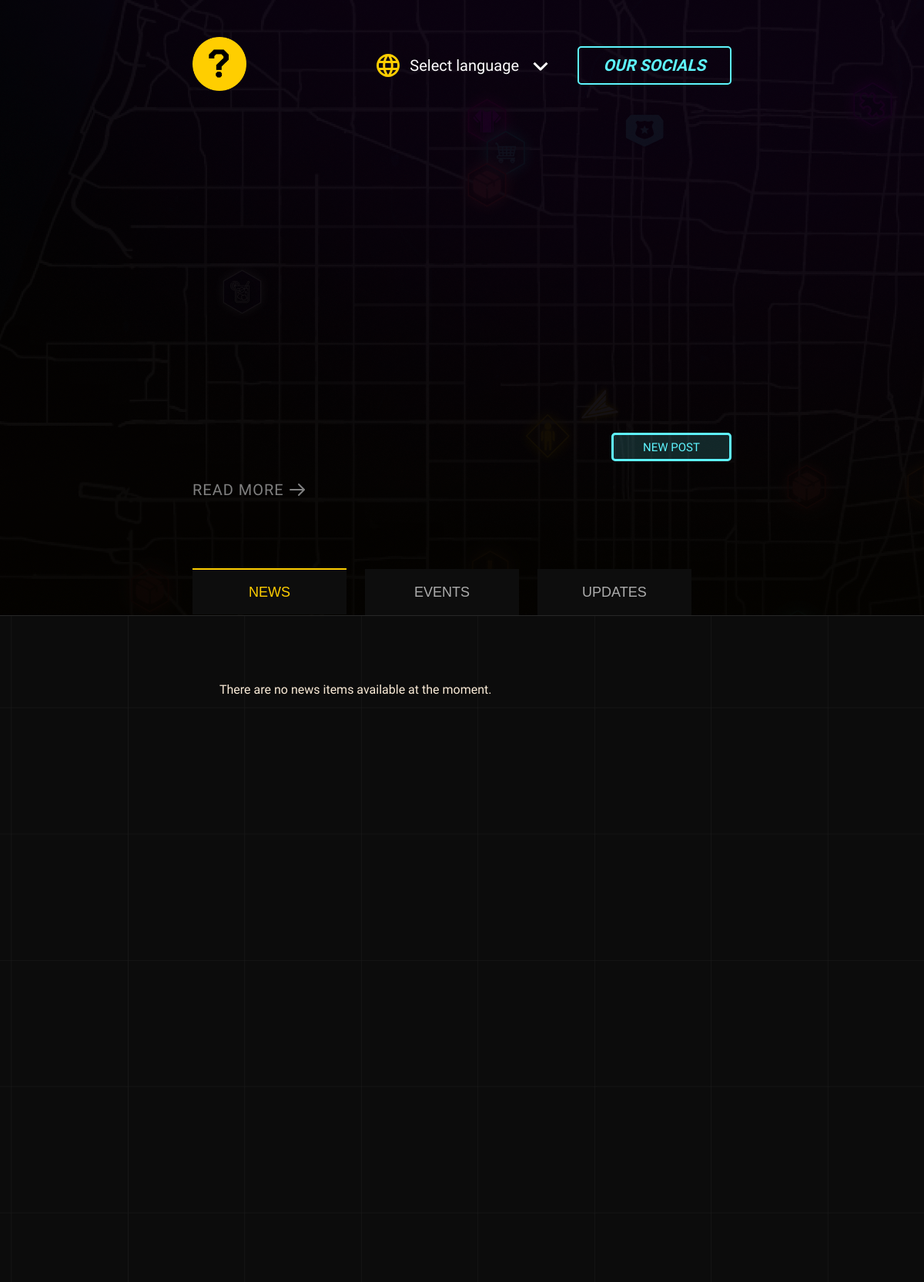
Before: /info_center/ (upper part) with the older database file.
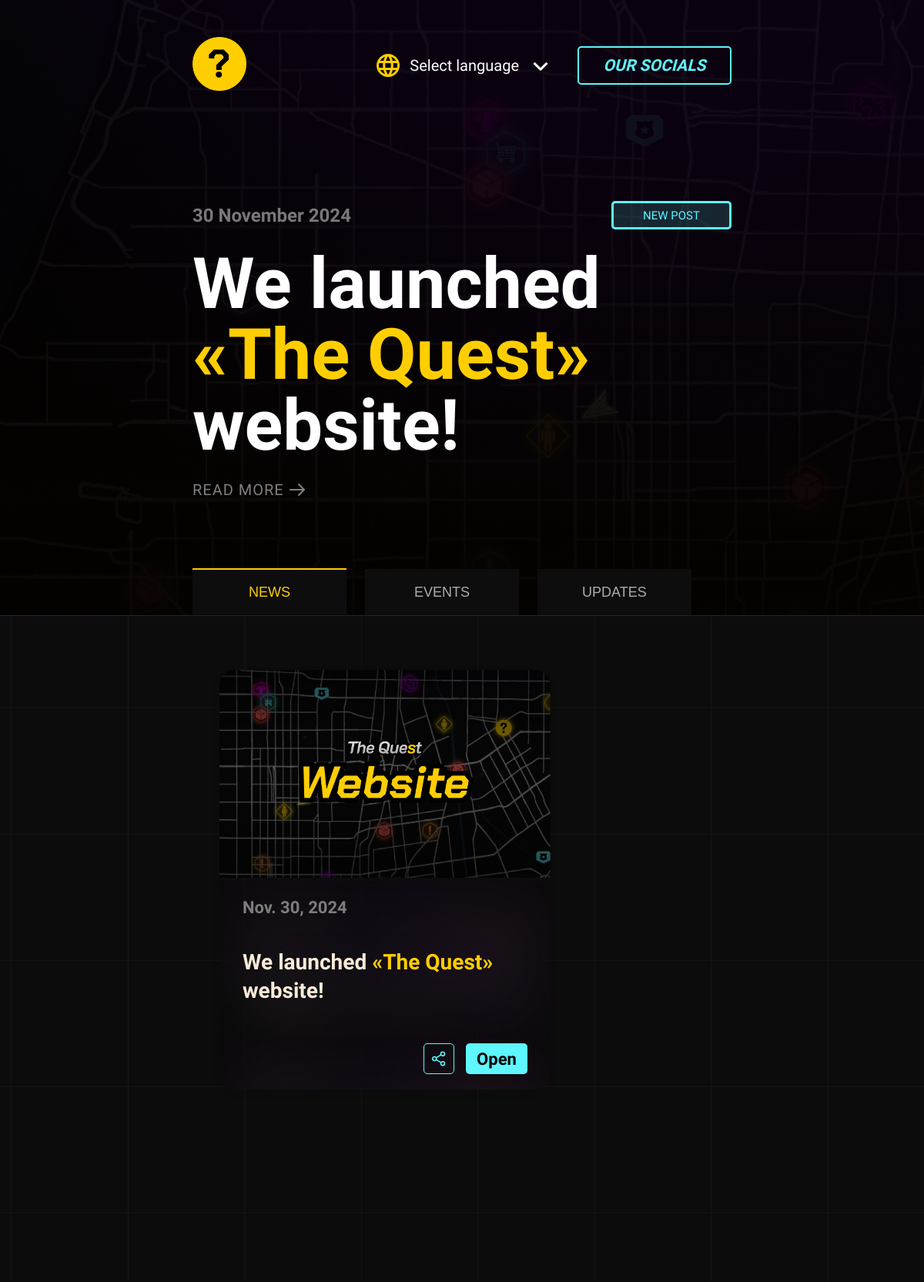
After: the same page with the newer database file.
### main/models.py (models this page shows, shortened)
class News(models.Model):
    title = RichTextField(help_text="Вы можете использовать HTML или стилизовать текст с разными цветами.")
    description = models.TextField(blank=True, verbose_name='Текст новости:')
    news_image = models.ImageField(upload_to='news-imgs', null=True, verbose_name='Изображение для новости')
    content_image = models.ImageField(upload_to='content_imgs', null=True, verbose_name='Изображение для блока новости')
    published_date = models.DateField(auto_now_add=True, verbose_name='Дата публикации')

### main/views.py (the view)
# urls.py: path('info_center/', views.info_center, name='info_center'),
def info_center(request):
    news_list = News.objects.all().order_by('-published_date')  # Если новостей нет, будет пустой список
    latest_news = news_list.first()  # Получаем самую последнюю новость
    return render(request, 'info_center.html', {
        'active_page': 'info_center',
        'news_list': news_list,
        'latest_news': latest_news  # Передаем последнюю новость
    })

### main/templates/info_center.html (shortened to what this page needs)
{% extends 'template.html' %}
{% load static %}
{% block css %}
  <link rel="stylesheet" href="{% static 'css/info_center.css' %}">
{% endblock %}
{% block body %}
  <main>
    <div class="main-container">
      <div class="info">
        <div class="main-content">
          <span class="sub-title">{{ latest_news.published_date|date:"d F Y" }}</span>
          <p>NEW POST</p>
        </div>
        <div class="main-text">
          <p>{{ latest_news.title|safe }}</p>
        </div>
        <div class="readmore">
          <a href="{% url 'news_detail' latest_news.pk %}">
              READ MORE
          </a>
      </div>
      </div>
      <div class="menu">
        <button class="menu-button" data-section="news">NEWS</button>
        <button class="menu-button" data-section="events">EVENTS</button>
        <button class="menu-button" data-section="updates">UPDATES</button>
      </div>
    </div>
    <div class="news-events-updates">
      <div class="content" id="news">
        <div class="news-container">
            {% if news_list %}
                {% for news in news_list %}
                    <div class="news-card">
                        <div class="news-image">
                            <img src="{{  news.news_image.url }}" alt="{{ news.title }}">
                        </div>
                        <div class="news-content" style="background-image: url('{{ news.content_image.url }}');">
                            <p class="news-date">{{ news.published_date }}</p>
                            <h2 class="news-title">{{ news.title|safe }}</h2>
                            <div class="news-buttons">
                              <button class="news-button small">
                                <img src="{% static 'img/icon-share.svg' %}" alt="Share">
                              </button>
                                <a href="{% url 'news_detail' news.pk %}" class="news-button open">Open</a>
                            </div>
                        </div>
                    </div>
                {% endfor %}
            {% else %}
                <p>There are no news items available at the moment.</p>
            {% endif %}
        </div>
    </div>
    </div>
  {% endblock %}

### main/templates/template.html (shortened to what this page needs)
{% load static %}
<!DOCTYPE html>
<html lang="en">
<head>
  {% block css %}
  {% endblock %}
  <link rel="stylesheet" href="{% static 'css/header.css' %}">
  <link rel="stylesheet" href="{% static 'css/navigation.css' %}">
</head>
<body>
    <header class="header {{ header_class }}">
      <div class="logo">
          <a href="/map"><img src="/static/img/logoquest.png" alt="The Quest Logo"></a>
      </div>
      <div class="header-right">
          <div class="language-switch">
            <img src="/static/img/language-icon.svg" class="icon" alt="Language Icon">
            <span>Select language</span>
            <img src="/static/img/arrow-icon.svg" class="arrow-icon" alt="Arrow Icon">
        </div>
          <button class="our-socials-btn socials">OUR SOCIALS</button>
      </div>
    </header>
  {% block body %}
  {% endblock %}
</body>
</html>

### main/static/css/info_center.css (style rules this page uses)
body, html { background: url(/static/img/herosection.png); margin: 0; padding: 0; height: 100vh; overflow-x: hidden; font-family: 'Chakra Petch', sans-serif; }
.main-container { border-bottom: 1px solid rgb(39, 39, 39); height: 677px; display: flex; flex-direction: column; justify-content: flex-end; }
.info { margin: 0px 250px 0; text-align: left; }
.main-content { display: flex; justify-content: space-between; align-items: center; margin: 0; margin-bottom: 25px; }
.sub-title { color: #797979; font-size: 24px; font-weight: 800; }
.main-text p { margin: 0; font-size: 92px; line-height: 92px; font-weight: bold; margin-bottom: 25px; color: white; }
.readmore a { text-decoration: none; font-size: 20px; color: rgb(128, 128, 128); letter-spacing: 1px; line-height: 24px; font-weight: 200; display: inline-flex; align-items: center; }
.right-arrow-icon { width: 24px; height: 24px; margin-left: 5px; vertical-align: middle; }
.main-content p { font-size: 15px; font-weight: 500; border: solid 3px #5EF5FF; border-radius: 5px; color: #5EF5FF; background: rgb(94, 246, 255, 15%); height: 31px; width: 150px; display: flex; justify-content: center; align-items: center; text-align: center; margin: 0; }
.menu { margin: 0px 250px 0; margin-top: 90px; }
.menu-button { width: 200px; height: 60px; background-color: #0D0D0D; color: #ACACAC; border: none; font-size: 18px; font-weight: 500; letter-spacing: 2%; text-align: center; cursor: pointer; transition: background-color 0.3s, color 0.3s; margin-right: 20px; }
.menu-button.active { color: #FFCE00; border-top: 2px solid #FFCE00; }
.content { padding: 20px; }
.news-events-updates { background: url('../img/bg.png') no-repeat center center/cover; height: 1000px; background-color: #111; color: antiquewhite; }
.news-container { display: flex; flex-wrap: wrap; gap: 50px; margin-left: 265px; margin-top: 50px; z-index: 11; }
.news-card { width: 430px; min-height: 475px; border-radius: 20px; display: flex; flex-direction: column; box-shadow: 0 4px 10px rgba(0, 0, 0, 0.1); overflow: hidden; position: relative; }
.news-image img { width: 100%; height: 270px; object-fit: cover; }
.news-content { flex-grow: 1; padding: 20px 30px; display: flex; flex-direction: column; background-color: #0000004f; justify-content: space-between; }
.news-date { font-family: 'Chakra Petch', sans-serif; font-size: 22px; font-weight: 600; color: #7d7d7d; line-height: 29px; letter-spacing: 2%; margin: 0 0 10px 0; }
.news-title { font-family: 'Chakra Petch', sans-serif; font-size: 28px; font-weight: bold; line-height: 37px; margin-top: 0; margin-bottom: 10px; flex-shrink: 0; }
.news-buttons { display: flex; justify-content: flex-end; gap: 15px; position: relative; margin-top: auto; }
.news-button { display: flex; justify-content: center; align-items: center; border: none; border-radius: 5px; cursor: pointer; margin-top: 12px; }
.news-button.small { width: 40px; height: 40px; background-color: transparent; border: 1px solid #5ef6ff; display: flex; justify-content: center; align-items: center; cursor: pointer; transition: all 0.2s ease; }
.news-button.small img { width: 20px; height: 20px; }
.news-button.open { width: 80px; height: 40px; background-color: #5ef6ff; font-size: 22px; font-weight: 600; font-family: 'Chakra Petch', sans-serif; color: #000; text-decoration: none; text-align: center; display: flex; justify-content: center; align-items: center; box-sizing: border-box; transition: all 0.2s ease; }

### main/static/css/header.css (style rules this page uses)
.header { display: flex; justify-content: space-between; align-items: center; padding: 0px 250px; margin-top: 48px; font-family: 'Chakra Petch', sans-serif; color: #fff; position: relative; width: 100%; z-index: 10; box-sizing: border-box; }
.header .logo img { max-height: 70px; }
.header-right { display: flex; align-items: center; gap: 30px; }
.language-switch { display: flex; align-items: center; gap: 10px; font-size: 20px; font-weight: 500; position: relative; cursor: pointer; }
.language-switch .icon, .language-switch .arrow-icon { width: 36px; height: 36px; }
.arrow-icon { transition: transform 0.3s ease; }
.our-socials-btn { width: 200px; height: 50px; font-family: 'Chakra Petch', sans-serif; font-weight: bold; font-style: italic; font-size: 21px; letter-spacing: -1%; color: #5EF6FF; background: none; border: 2px solid #5EF6FF; border-radius: 5px; cursor: pointer; transition: all 0.3s ease; }

Changed rows visible on the page:
added News: published_date "30 November 2024", title "We launched «The Quest» website!", news_image (picture), content_image (picture), published_date "Nov. 30, 2024"
Other visible differences:
text no longer shown: "There are no news items available at the moment."
